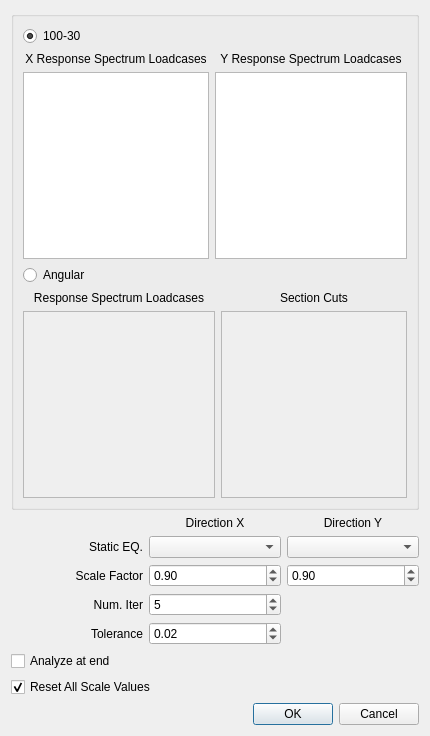
<?xml version="1.0" encoding="UTF-8"?>
<ui version="4.0">
 <class>Dialog</class>
 <widget class="QDialog" name="Dialog">
  <property name="geometry">
   <rect>
    <x>0</x>
    <y>0</y>
    <width>430</width>
    <height>736</height>
   </rect>
  </property>
  <property name="windowTitle">
   <string>Response Spectrum Analysis</string>
  </property>
  <layout class="QVBoxLayout" name="verticalLayout">
   <item>
    <widget class="QGroupBox" name="groupBox">
     <property name="title">
      <string/>
     </property>
     <layout class="QGridLayout" name="gridLayout">
      <item row="0" column="0">
       <widget class="QRadioButton" name="combination">
        <property name="text">
         <string>100-30</string>
        </property>
        <property name="checked">
         <bool>true</bool>
        </property>
       </widget>
      </item>
      <item row="1" column="0">
       <widget class="QLabel" name="label_3">
        <property name="layoutDirection">
         <enum>Qt::LeftToRight</enum>
        </property>
        <property name="text">
         <string>X Response Spectrum Loadcases</string>
        </property>
        <property name="alignment">
         <set>Qt::AlignCenter</set>
        </property>
       </widget>
      </item>
      <item row="1" column="1" colspan="2">
       <widget class="QLabel" name="label_4">
        <property name="layoutDirection">
         <enum>Qt::LeftToRight</enum>
        </property>
        <property name="text">
         <string>Y Response Spectrum Loadcases</string>
        </property>
        <property name="alignment">
         <set>Qt::AlignCenter</set>
        </property>
       </widget>
      </item>
      <item row="2" column="0">
       <widget class="QListWidget" name="x_loadcase_list">
        <property name="selectionMode">
         <enum>QAbstractItemView::MultiSelection</enum>
        </property>
        <property name="sortingEnabled">
         <bool>false</bool>
        </property>
       </widget>
      </item>
      <item row="2" column="1" colspan="2">
       <widget class="QListWidget" name="y_loadcase_list">
        <property name="selectionMode">
         <enum>QAbstractItemView::MultiSelection</enum>
        </property>
        <property name="sortingEnabled">
         <bool>false</bool>
        </property>
       </widget>
      </item>
      <item row="3" column="0">
       <widget class="QRadioButton" name="angular">
        <property name="text">
         <string>Angular</string>
        </property>
       </widget>
      </item>
      <item row="4" column="0" colspan="2">
       <widget class="QLabel" name="label_5">
        <property name="layoutDirection">
         <enum>Qt::LeftToRight</enum>
        </property>
        <property name="text">
         <string>Response Spectrum Loadcases</string>
        </property>
        <property name="alignment">
         <set>Qt::AlignCenter</set>
        </property>
       </widget>
      </item>
      <item row="4" column="2">
       <widget class="QLabel" name="label_10">
        <property name="layoutDirection">
         <enum>Qt::LeftToRight</enum>
        </property>
        <property name="text">
         <string>Section Cuts</string>
        </property>
        <property name="alignment">
         <set>Qt::AlignCenter</set>
        </property>
       </widget>
      </item>
      <item row="5" column="0" colspan="2">
       <widget class="QListWidget" name="angular_specs">
        <property name="enabled">
         <bool>false</bool>
        </property>
        <property name="selectionMode">
         <enum>QAbstractItemView::MultiSelection</enum>
        </property>
        <property name="sortingEnabled">
         <bool>false</bool>
        </property>
       </widget>
      </item>
      <item row="5" column="2">
       <widget class="QListWidget" name="section_cuts">
        <property name="enabled">
         <bool>false</bool>
        </property>
        <property name="selectionMode">
         <enum>QAbstractItemView::MultiSelection</enum>
        </property>
        <property name="sortingEnabled">
         <bool>false</bool>
        </property>
       </widget>
      </item>
     </layout>
    </widget>
   </item>
   <item>
    <layout class="QGridLayout" name="gridLayout_3">
     <item row="1" column="0">
      <widget class="QLabel" name="label_2">
       <property name="text">
        <string>Static EQ.</string>
       </property>
       <property name="alignment">
        <set>Qt::AlignRight|Qt::AlignTrailing|Qt::AlignVCenter</set>
       </property>
      </widget>
     </item>
     <item row="1" column="1">
      <widget class="QComboBox" name="static_x"/>
     </item>
     <item row="3" column="1">
      <widget class="QSpinBox" name="iteration">
       <property name="minimum">
        <number>1</number>
       </property>
       <property name="value">
        <number>5</number>
       </property>
      </widget>
     </item>
     <item row="4" column="0">
      <widget class="QLabel" name="label_9">
       <property name="text">
        <string>Tolerance</string>
       </property>
       <property name="alignment">
        <set>Qt::AlignRight|Qt::AlignTrailing|Qt::AlignVCenter</set>
       </property>
      </widget>
     </item>
     <item row="0" column="2">
      <widget class="QLabel" name="label_6">
       <property name="enabled">
        <bool>true</bool>
       </property>
       <property name="text">
        <string>Direction Y</string>
       </property>
       <property name="alignment">
        <set>Qt::AlignCenter</set>
       </property>
      </widget>
     </item>
     <item row="2" column="0">
      <widget class="QLabel" name="label_7">
       <property name="text">
        <string>Scale Factor</string>
       </property>
       <property name="alignment">
        <set>Qt::AlignRight|Qt::AlignTrailing|Qt::AlignVCenter</set>
       </property>
      </widget>
     </item>
     <item row="3" column="0">
      <widget class="QLabel" name="label_8">
       <property name="text">
        <string>Num. Iter</string>
       </property>
       <property name="alignment">
        <set>Qt::AlignRight|Qt::AlignTrailing|Qt::AlignVCenter</set>
       </property>
      </widget>
     </item>
     <item row="5" column="0" colspan="3">
      <widget class="QCheckBox" name="analyze">
       <property name="layoutDirection">
        <enum>Qt::LeftToRight</enum>
       </property>
       <property name="text">
        <string>Analyze at end</string>
       </property>
       <property name="checked">
        <bool>false</bool>
       </property>
      </widget>
     </item>
     <item row="1" column="2">
      <widget class="QComboBox" name="static_y">
       <property name="enabled">
        <bool>true</bool>
       </property>
      </widget>
     </item>
     <item row="0" column="1">
      <widget class="QLabel" name="label">
       <property name="layoutDirection">
        <enum>Qt::LeftToRight</enum>
       </property>
       <property name="text">
        <string>Direction X</string>
       </property>
       <property name="alignment">
        <set>Qt::AlignCenter</set>
       </property>
      </widget>
     </item>
     <item row="2" column="2">
      <widget class="QDoubleSpinBox" name="y_scalefactor">
       <property name="minimum">
        <double>0.850000000000000</double>
       </property>
       <property name="maximum">
        <double>1.000000000000000</double>
       </property>
       <property name="singleStep">
        <double>0.050000000000000</double>
       </property>
       <property name="value">
        <double>0.900000000000000</double>
       </property>
      </widget>
     </item>
     <item row="4" column="1">
      <widget class="QDoubleSpinBox" name="tolerance">
       <property name="minimum">
        <double>0.000000000000000</double>
       </property>
       <property name="maximum">
        <double>0.500000000000000</double>
       </property>
       <property name="singleStep">
        <double>0.010000000000000</double>
       </property>
       <property name="value">
        <double>0.020000000000000</double>
       </property>
      </widget>
     </item>
     <item row="2" column="1">
      <widget class="QDoubleSpinBox" name="x_scalefactor">
       <property name="minimum">
        <double>0.850000000000000</double>
       </property>
       <property name="maximum">
        <double>1.000000000000000</double>
       </property>
       <property name="singleStep">
        <double>0.050000000000000</double>
       </property>
       <property name="value">
        <double>0.900000000000000</double>
       </property>
      </widget>
     </item>
     <item row="6" column="0" colspan="3">
      <widget class="QCheckBox" name="reset">
       <property name="text">
        <string>Reset All Scale Values</string>
       </property>
       <property name="checked">
        <bool>true</bool>
       </property>
      </widget>
     </item>
    </layout>
   </item>
   <item>
    <widget class="QDialogButtonBox" name="buttonBox">
     <property name="layoutDirection">
      <enum>Qt::LeftToRight</enum>
     </property>
     <property name="orientation">
      <enum>Qt::Horizontal</enum>
     </property>
     <property name="standardButtons">
      <set>QDialogButtonBox::Cancel|QDialogButtonBox::Ok</set>
     </property>
     <property name="centerButtons">
      <bool>false</bool>
     </property>
    </widget>
   </item>
  </layout>
 </widget>
 <resources/>
 <connections>
  <connection>
   <sender>buttonBox</sender>
   <signal>accepted()</signal>
   <receiver>Dialog</receiver>
   <slot>accept()</slot>
   <hints>
    <hint type="sourcelabel">
     <x>248</x>
     <y>254</y>
    </hint>
    <hint type="destinationlabel">
     <x>157</x>
     <y>274</y>
    </hint>
   </hints>
  </connection>
  <connection>
   <sender>buttonBox</sender>
   <signal>rejected()</signal>
   <receiver>Dialog</receiver>
   <slot>reject()</slot>
   <hints>
    <hint type="sourcelabel">
     <x>316</x>
     <y>260</y>
    </hint>
    <hint type="destinationlabel">
     <x>286</x>
     <y>274</y>
    </hint>
   </hints>
  </connection>
 </connections>
</ui>
